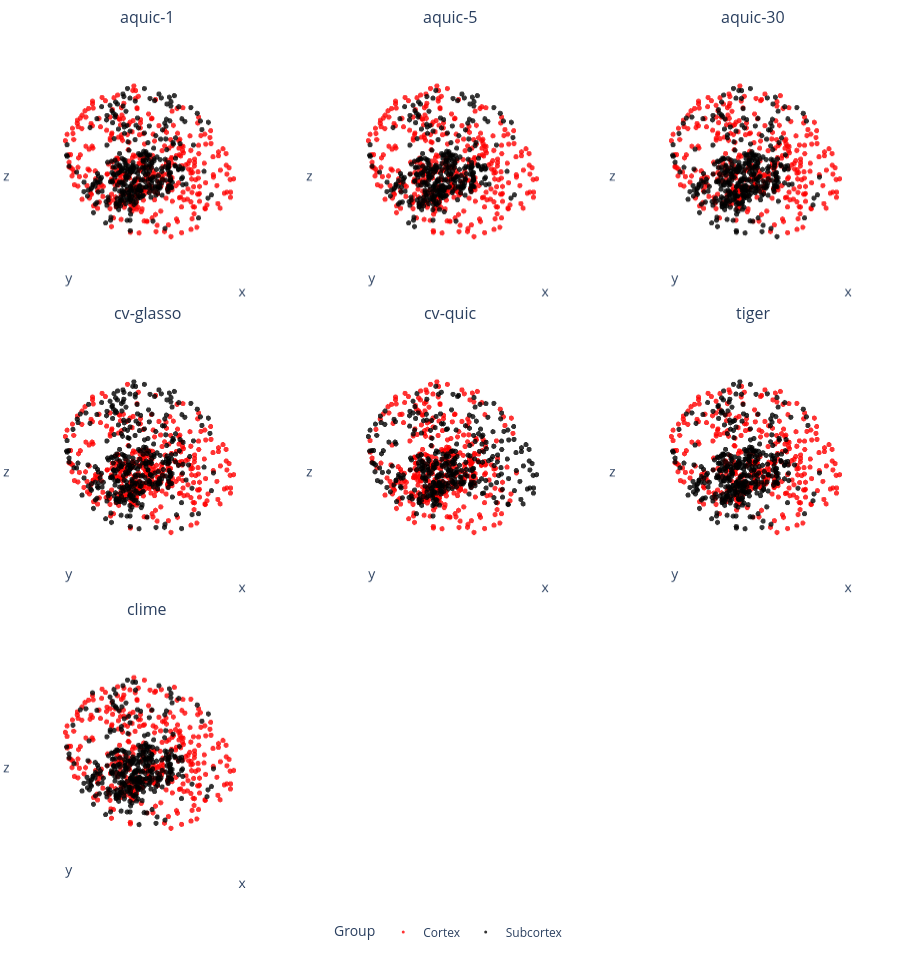

Source (notebook cell):
### Code cell
k = len(group_names.keys())
n_methods = len(methods)
n_cols    = math.ceil(math.sqrt(n_methods))
n_rows    = math.ceil(n_methods / n_cols)

specs = [[{'type': 'scatter3d'} for _ in range(n_cols)] for _ in range(n_rows)]
fig = make_subplots(
    rows=n_rows, cols=n_cols,
    specs=specs,
    subplot_titles=methods + [''] * (n_rows * n_cols - n_methods),
    horizontal_spacing=0.01,
    vertical_spacing=0.02,
)

for i, m in enumerate(methods):
    r, c = i // n_cols + 1, i % n_cols + 1
    cl   = all_clabels_matched[m]
    for g in range(k):
        mask = cl == g
        fig.add_trace(go.Scatter3d(
            x=loc[mask, 0], y=loc[mask, 1], z=loc[mask, 2],
            mode='markers',
            marker=dict(size=3, color=colors[g], opacity=0.8),
            name=group_names[g],
            legendgroup=group_names[g],
            showlegend=(i == 0),
        ), row=r, col=c)

axis_off = dict(showticklabels=False, showgrid=False, zeroline=False, showbackground=False)

fig.update_layout(
    height=300 * n_rows + 60,
    width=300 * n_cols,
    margin=dict(l=0, r=0, t=30, b=60),
    legend=dict(
        orientation='h',
        yanchor='top',
        y=-0.02,
        xanchor='center',
        x=0.5,
        title_text='Group',
    ),
)
for idx in range(1, n_rows * n_cols + 1):
    scene = f"scene{'' if idx == 1 else idx}"
    fig.update_layout(**{scene: dict(xaxis=axis_off, yaxis=axis_off, zaxis=axis_off)})

fig.show()

### Figure 1 — Plotly figure (JSON) as saved in the notebook; plotly's stock layout.template omitted (floating-point values rounded to 4 significant figures; data arrays with more than 128 entries replaced by an {"elided": "..."} marker saying what was removed)
{"data": [{"legendgroup": "Cortex", "marker": {"color": "red", "opacity": 0.8, "size": 3}, "mode": "markers", "name": "Cortex", "scene": "scene", "showlegend": true, "type": "scatter3d", "x": {"elided": "376 float values"}, "y": {"elided": "376 float values"}, "z": {"elided": "376 float values"}}, {"legendgroup": "Subcortex", "marker": {"color": "black", "opacity": 0.8, "size": 3}, "mode": "markers", "name": "Subcortex", "scene": "scene", "showlegend": true, "type": "scatter3d", "x": {"elided": "342 float values"}, "y": {"elided": "342 float values"}, "z": {"elided": "342 float values"}}, {"legendgroup": "Cortex", "marker": {"color": "red", "opacity": 0.8, "size": 3}, "mode": "markers", "name": "Cortex", "scene": "scene2", "showlegend": false, "type": "scatter3d", "x": {"elided": "376 float values"}, "y": {"elided": "376 float values"}, "z": {"elided": "376 float values"}}, {"legendgroup": "Subcortex", "marker": {"color": "black", "opacity": 0.8, "size": 3}, "mode": "markers", "name": "Subcortex", "scene": "scene2", "showlegend": false, "type": "scatter3d", "x": {"elided": "342 float values"}, "y": {"elided": "342 float values"}, "z": {"elided": "342 float values"}}, {"legendgroup": "Cortex", "marker": {"color": "red", "opacity": 0.8, "size": 3}, "mode": "markers", "name": "Cortex", "scene": "scene3", "showlegend": false, "type": "scatter3d", "x": {"elided": "346 float values"}, "y": {"elided": "346 float values"}, "z": {"elided": "346 float values"}}, {"legendgroup": "Subcortex", "marker": {"color": "black", "opacity": 0.8, "size": 3}, "mode": "markers", "name": "Subcortex", "scene": "scene3", "showlegend": false, "type": "scatter3d", "x": {"elided": "372 float values"}, "y": {"elided": "372 float values"}, "z": {"elided": "372 float values"}}, {"legendgroup": "Cortex", "marker": {"color": "red", "opacity": 0.8, "size": 3}, "mode": "markers", "name": "Cortex", "scene": "scene4", "showlegend": false, "type": "scatter3d", "x": {"elided": "371 float values"}, "y": {"elided": "371 float values"}, "z": {"elided": "371 float values"}}, {"legendgroup": "Subcortex", "marker": {"color": "black", "opacity": 0.8, "size": 3}, "mode": "markers", "name": "Subcortex", "scene": "scene4", "showlegend": false, "type": "scatter3d", "x": {"elided": "347 float values"}, "y": {"elided": "347 float values"}, "z": {"elided": "347 float values"}}, {"legendgroup": "Cortex", "marker": {"color": "red", "opacity": 0.8, "size": 3}, "mode": "markers", "name": "Cortex", "scene": "scene5", "showlegend": false, "type": "scatter3d", "x": {"elided": "376 float values"}, "y": {"elided": "376 float values"}, "z": {"elided": "376 float values"}}, {"legendgroup": "Subcortex", "marker": {"color": "black", "opacity": 0.8, "size": 3}, "mode": "markers", "name": "Subcortex", "scene": "scene5", "showlegend": false, "type": "scatter3d", "x": {"elided": "342 float values"}, "y": {"elided": "342 float values"}, "z": {"elided": "342 float values"}}, {"legendgroup": "Cortex", "marker": {"color": "red", "opacity": 0.8, "size": 3}, "mode": "markers", "name": "Cortex", "scene": "scene6", "showlegend": false, "type": "scatter3d", "x": {"elided": "344 float values"}, "y": {"elided": "344 float values"}, "z": {"elided": "344 float values"}}, {"legendgroup": "Subcortex", "marker": {"color": "black", "opacity": 0.8, "size": 3}, "mode": "markers", "name": "Subcortex", "scene": "scene6", "showlegend": false, "type": "scatter3d", "x": {"elided": "374 float values"}, "y": {"elided": "374 float values"}, "z": {"elided": "374 float values"}}, {"legendgroup": "Cortex", "marker": {"color": "red", "opacity": 0.8, "size": 3}, "mode": "markers", "name": "Cortex", "scene": "scene7", "showlegend": false, "type": "scatter3d", "x": {"elided": "358 float values"}, "y": {"elided": "358 float values"}, "z": {"elided": "358 float values"}}, {"legendgroup": "Subcortex", "marker": {"color": "black", "opacity": 0.8, "size": 3}, "mode": "markers", "name": "Subcortex", "scene": "scene7", "showlegend": false, "type": "scatter3d", "x": {"elided": "360 float values"}, "y": {"elided": "360 float values"}, "z": {"elided": "360 float values"}}], "layout": {"annotations": [{"font": {"size": 16}, "showarrow": false, "text": "aquic-1", "x": 0.1633, "xanchor": "center", "xref": "paper", "y": 1, "yanchor": "bottom", "yref": "paper"}, {"font": {"size": 16}, "showarrow": false, "text": "aquic-5", "x": 0.5, "xanchor": "center", "xref": "paper", "y": 1, "yanchor": "bottom", "yref": "paper"}, {"font": {"size": 16}, "showarrow": false, "text": "aquic-30", "x": 0.8367, "xanchor": "center", "xref": "paper", "y": 1, "yanchor": "bottom", "yref": "paper"}, {"font": {"size": 16}, "showarrow": false, "text": "cv-glasso", "x": 0.1633, "xanchor": "center", "xref": "paper", "y": 0.66, "yanchor": "bottom", "yref": "paper"}, {"font": {"size": 16}, "showarrow": false, "text": "cv-quic", "x": 0.5, "xanchor": "center", "xref": "paper", "y": 0.66, "yanchor": "bottom", "yref": "paper"}, {"font": {"size": 16}, "showarrow": false, "text": "tiger", "x": 0.8367, "xanchor": "center", "xref": "paper", "y": 0.66, "yanchor": "bottom", "yref": "paper"}, {"font": {"size": 16}, "showarrow": false, "text": "clime", "x": 0.1633, "xanchor": "center", "xref": "paper", "y": 0.32, "yanchor": "bottom", "yref": "paper"}], "height": 960, "legend": {"orientation": "h", "title": {"text": "Group"}, "x": 0.5, "xanchor": "center", "y": -0.02, "yanchor": "top"}, "margin": {"b": 60, "l": 0, "r": 0, "t": 30}, "scene": {"domain": {"x": [0, 0.3267], "y": [0.68, 1]}, "xaxis": {"showbackground": false, "showgrid": false, "showticklabels": false, "zeroline": false}, "yaxis": {"showbackground": false, "showgrid": false, "showticklabels": false, "zeroline": false}, "zaxis": {"showbackground": false, "showgrid": false, "showticklabels": false, "zeroline": false}}, "scene2": {"domain": {"x": [0.3367, 0.6633], "y": [0.68, 1]}, "xaxis": {"showbackground": false, "showgrid": false, "showticklabels": false, "zeroline": false}, "yaxis": {"showbackground": false, "showgrid": false, "showticklabels": false, "zeroline": false}, "zaxis": {"showbackground": false, "showgrid": false, "showticklabels": false, "zeroline": false}}, "scene3": {"domain": {"x": [0.6733, 1], "y": [0.68, 1]}, "xaxis": {"showbackground": false, "showgrid": false, "showticklabels": false, "zeroline": false}, "yaxis": {"showbackground": false, "showgrid": false, "showticklabels": false, "zeroline": false}, "zaxis": {"showbackground": false, "showgrid": false, "showticklabels": false, "zeroline": false}}, "scene4": {"domain": {"x": [0, 0.3267], "y": [0.34, 0.66]}, "xaxis": {"showbackground": false, "showgrid": false, "showticklabels": false, "zeroline": false}, "yaxis": {"showbackground": false, "showgrid": false, "showticklabels": false, "zeroline": false}, "zaxis": {"showbackground": false, "showgrid": false, "showticklabels": false, "zeroline": false}}, "scene5": {"domain": {"x": [0.3367, 0.6633], "y": [0.34, 0.66]}, "xaxis": {"showbackground": false, "showgrid": false, "showticklabels": false, "zeroline": false}, "yaxis": {"showbackground": false, "showgrid": false, "showticklabels": false, "zeroline": false}, "zaxis": {"showbackground": false, "showgrid": false, "showticklabels": false, "zeroline": false}}, "scene6": {"domain": {"x": [0.6733, 1], "y": [0.34, 0.66]}, "xaxis": {"showbackground": false, "showgrid": false, "showticklabels": false, "zeroline": false}, "yaxis": {"showbackground": false, "showgrid": false, "showticklabels": false, "zeroline": false}, "zaxis": {"showbackground": false, "showgrid": false, "showticklabels": false, "zeroline": false}}, "scene7": {"domain": {"x": [0, 0.3267], "y": [0, 0.32]}, "xaxis": {"showbackground": false, "showgrid": false, "showticklabels": false, "zeroline": false}, "yaxis": {"showbackground": false, "showgrid": false, "showticklabels": false, "zeroline": false}, "zaxis": {"showbackground": false, "showgrid": false, "showticklabels": false, "zeroline": false}}, "scene8": {"domain": {"x": [0.3367, 0.6633], "y": [0, 0.32]}, "xaxis": {"showbackground": false, "showgrid": false, "showticklabels": false, "zeroline": false}, "yaxis": {"showbackground": false, "showgrid": false, "showticklabels": false, "zeroline": false}, "zaxis": {"showbackground": false, "showgrid": false, "showticklabels": false, "zeroline": false}}, "scene9": {"domain": {"x": [0.6733, 1], "y": [0, 0.32]}, "xaxis": {"showbackground": false, "showgrid": false, "showticklabels": false, "zeroline": false}, "yaxis": {"showbackground": false, "showgrid": false, "showticklabels": false, "zeroline": false}, "zaxis": {"showbackground": false, "showgrid": false, "showticklabels": false, "zeroline": false}}, "width": 900}}
